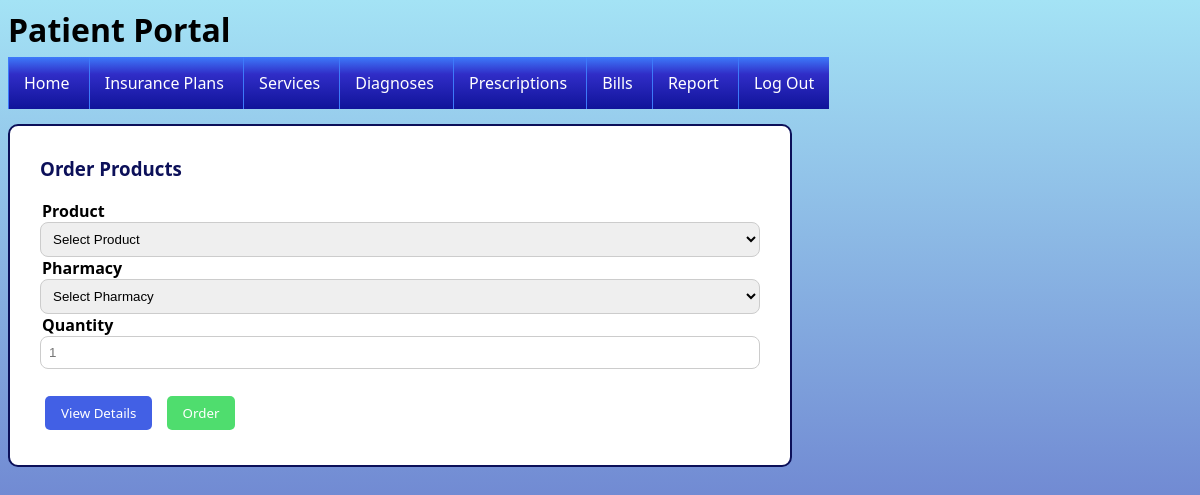
/patient-products.php (signed in), run on an earlier commit of the app's database.
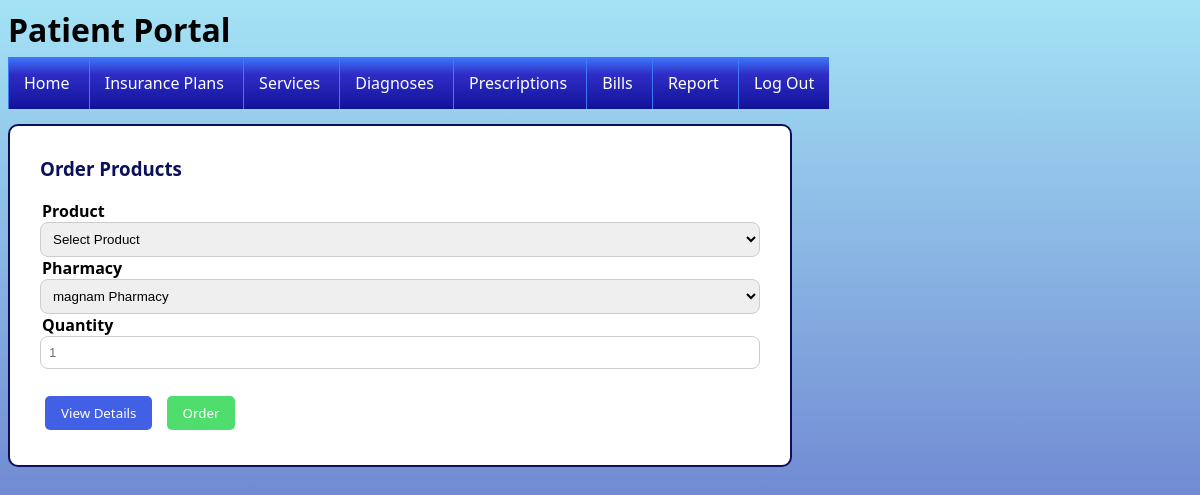
And on a later commit of the database.
### tables this page shows
CREATE TABLE Patients (
	PatientID INT(10) NOT NULL AUTO_INCREMENT,
	FirstName TEXT NOT NULL,
	LastName TEXT NOT NULL,
	SocialSecurityNumber CHAR(11) NOT NULL,
	DateOfBirth DATE NOT NULL,
	EmailAddress TEXT NOT NULL,
	PhoneNumber CHAR(12) NOT NULL,
	AddressID INT(10) NOT NULL,
	PharmacyID INT(10) NOT NULL,
	DoctorID INT(10) NOT NULL,
	LabID INT(10) NOT NULL,
	Password VARCHAR(20) NOT NULL,
	PRIMARY KEY (PatientID),
	FOREIGN KEY (AddressID) REFERENCES Addresses(AddressID),
	FOREIGN KEY (PharmacyID) REFERENCES Pharmacies(PharmacyID),
	FOREIGN KEY (DoctorID) REFERENCES Doctors(DoctorID),
	FOREIGN KEY (LabID) REFERENCES Labs(LabID),
	UNIQUE (SocialSecurityNumber),
	UNIQUE (EmailAddress),
	UNIQUE (PhoneNumber),
	CHECK (SocialSecurityNumber REGEXP '[0-9]{3}-[0-9]{2}-[0-9]{4}'),
	CHECK (DateOfBirth REGEXP '[0-9]{4}-[0-9]{2}-[0-9]{2}'),
	CHECK (EmailAddress REGEXP '[A-Za-z0-9.]*@[A-Za-z0-9.]*\.[A-Za-z0-9]*'),
	CHECK (PhoneNumber REGEXP '[0-9]{3}-[0-9]{3}-[0-9]{4}')
)
COLLATE='utf8_general_ci';

CREATE TABLE Pharmacies (
	PharmacyID INT(10) NOT NULL AUTO_INCREMENT,
	Name TEXT NOT NULL,
	EmailAddress TEXT NOT NULL,
	PhoneNumber CHAR(12) NOT NULL,
	AddressID INT(10) NOT NULL,
	PRIMARY KEY (PharmacyID),
	FOREIGN KEY (AddressID) REFERENCES Addresses(AddressID),
	UNIQUE (Name),
	UNIQUE (EmailAddress),
	UNIQUE (PhoneNumber),
	UNIQUE (AddressID),
	CHECK (EmailAddress REGEXP '[A-Za-z0-9.]*@[A-Za-z0-9.]*\.[A-Za-z0-9]*'),
	CHECK (PhoneNumber REGEXP '[0-9]{3}-[0-9]{3}-[0-9]{4}')
)
COLLATE='utf8_general_ci';

### patient-products.php (the view, shortened to what this page needs)
<?php
include 'includes/dbconn.php';
$conn = new mysqli($servername, $username, "", "db1", $sqlport, $socket);
$patientID = $_SESSION['PATIENT_ID'];
$patient = mysqli_fetch_assoc(mysqli_query($conn, "SELECT * FROM Patients WHERE PatientID = '$patientID'"));
$pharmacyInput = $patient['PharmacyID'];
$quantityInput = '';
?>
<html>
	<head>
		<link href = 'style.css' rel = 'stylesheet'>
	</head>
	<body>
		<?php require "patient-header.php" ?>
		<form name = "orderProductsForm" class = "patient" action = "patient-products.php" method = "post">
			<section class = "formHeader">
				<h3>Order Products</h3>
			</section>
			<section class = "formFields">
				<legend>Product</legend>
				<select name = "productInput" class = "formElement">
					<option value = "0" disabled selected>Select Product</option>
				</select>
				<legend>Pharmacy</legend>
				<select name = "pharmacyInput" class = "formElement">
					<option value = "0" disabled selected>Select Pharmacy</option>
					<?php
					$query = mysqli_query($conn, "SELECT * FROM Pharmacies");
					$result = mysqli_fetch_assoc($query);
					while($result)
					{
						echo "<option value = \"" . $result['PharmacyID'] . "\"";
						if($result['PharmacyID'] == $pharmacyInput)
						{
							echo " selected";
						}
						echo ">" . $result['Name'] . "</option>";
						$result = mysqli_fetch_assoc($query);
					}
					?>
				</select>
				<legend>Quantity</legend>
				<input name = "quantityInput" class = "formElement" type="text" placeholder="1" value = "<?php echo $quantityInput ?>"/>
			</section>
			<section class = "formButtons">
				<input name = "viewDetailsButton" class = "button blue" type = "submit" value = "View Details"/>
				<input name = "orderButton" class = "button green" type = "submit" value = "Order"/>
			</section>
		</form>
	</body>
</html>

What changed in the data, as far as the page shows it:
now on this page (row edited): patients: pharmacyInput "magnam Pharmacy"
Also different on the page:
form field pharmacyInput: "Select Pharmacy" → (not shown)
